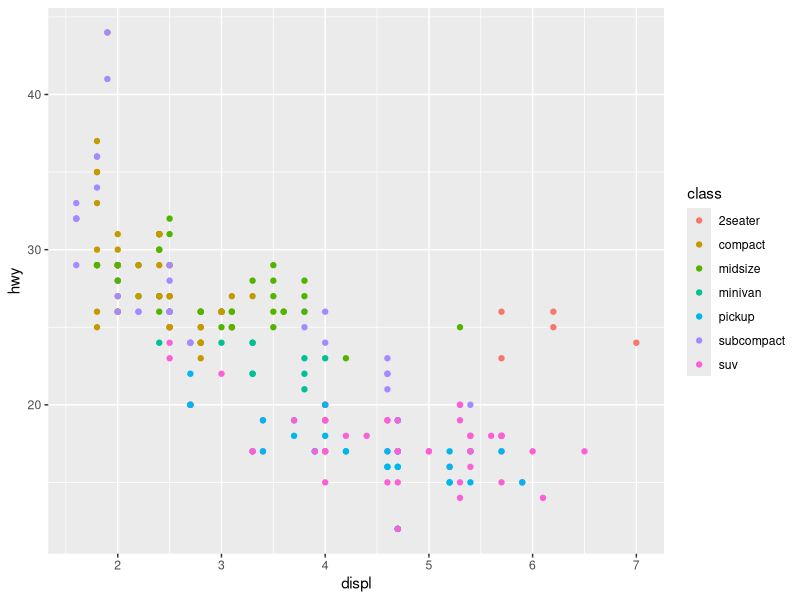
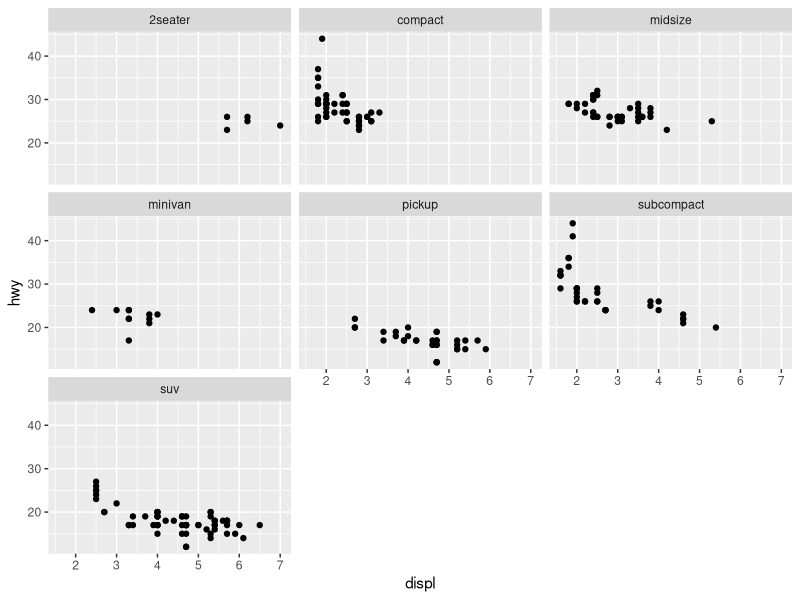
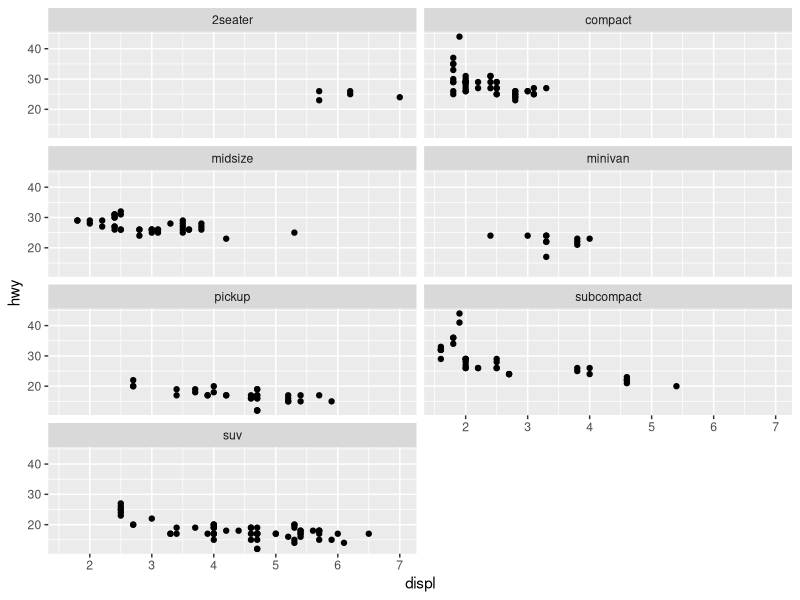
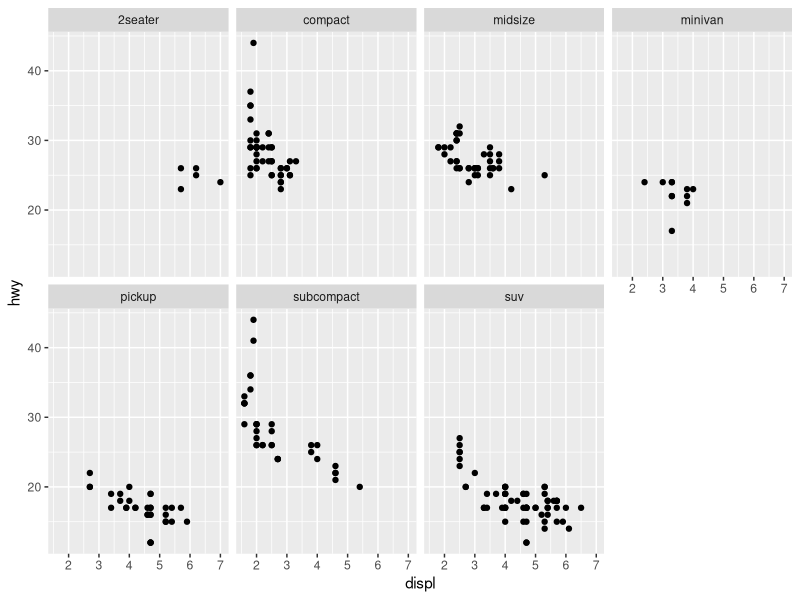
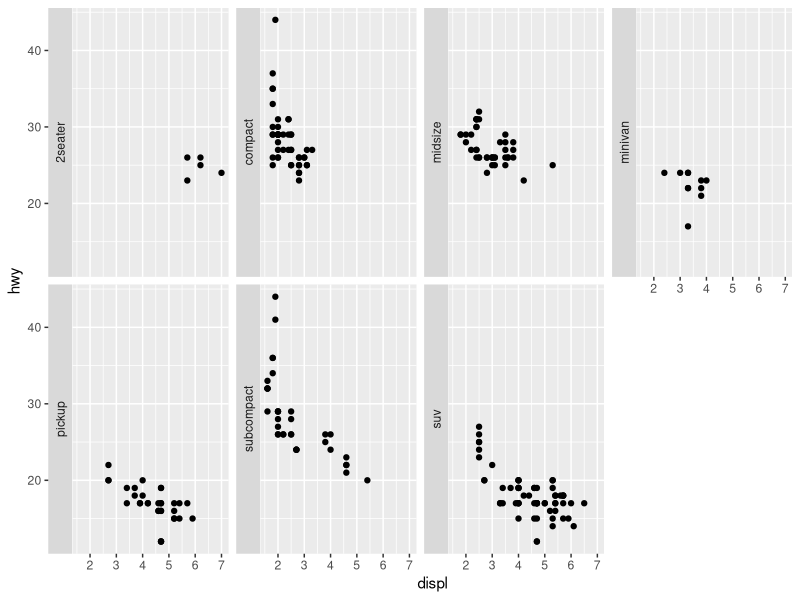
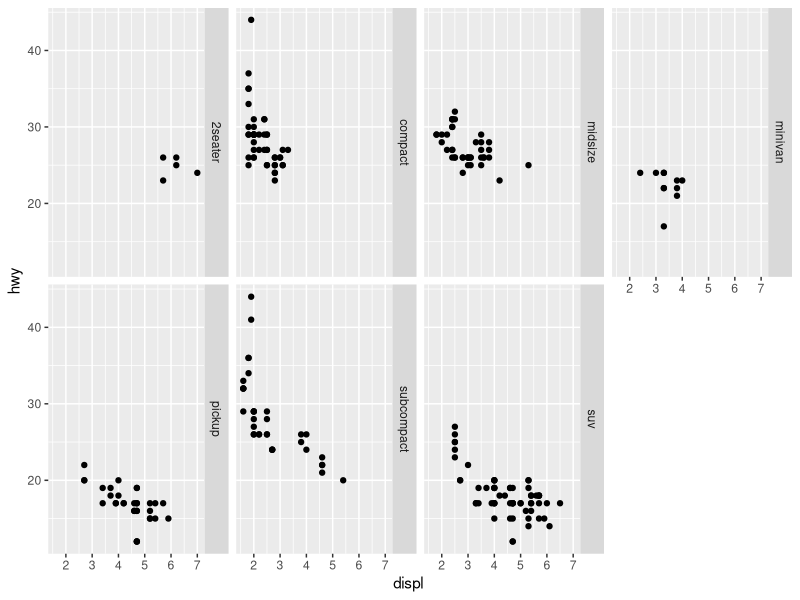
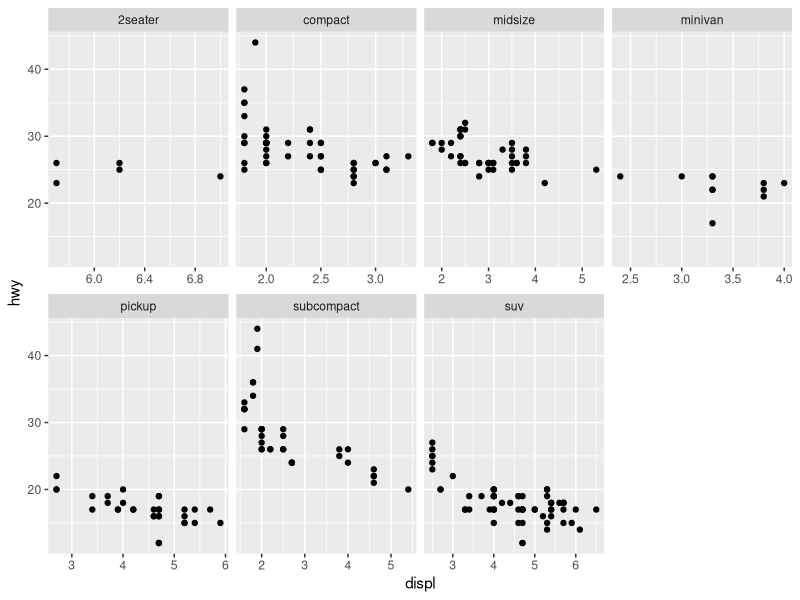
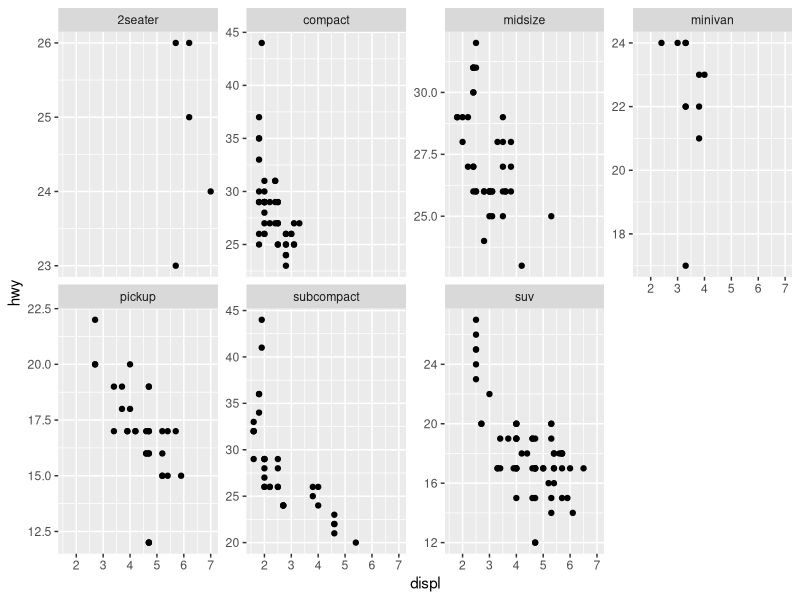

Here is the R script that generated these plots, in order:
rm(list=ls())

library(tidyverse)


# scatter plot
# 하나의 그래프에서 class(차종)별 배기량과 고속도로 연비
mpg %>%
  ggplot(aes(x = displ, y = hwy, color = class)) + 
  geom_point()


# facet_wrap 함수 이용 - plot 나누기
# class(차종)별로 각각 배기량과 고속도로 연비 산점도 생성
mpg %>%
  ggplot(aes(x = displ, y = hwy)) + 
  geom_point() +
  facet_wrap( ~ class)

# 행, 열 지정
mpg %>%
  ggplot(aes(x = displ, y = hwy)) + 
  geom_point() +
  facet_wrap( ~ class, ncol = 2)

mpg %>%
  ggplot(aes(x = displ, y = hwy)) + 
  geom_point() +
  facet_wrap( ~ class, nrow = 2)

 
# parameter 위치 변경
mpg %>%
  ggplot(aes(x = displ, y = hwy)) + 
  geom_point() +
  facet_wrap( ~ class, nrow = 2, strip.position = 'left')

mpg %>%
  ggplot(aes(x = displ, y = hwy)) + 
  geom_point() +
  facet_wrap( ~ class, nrow = 2, strip.position = 'right')


# 각 그래프마다 축 범위 다르게 보여주기
mpg %>%
  ggplot(aes(x = displ, y = hwy)) + 
  geom_point() +
  facet_wrap( ~ class, nrow = 2, scale = 'free_x')

mpg %>%
  ggplot(aes(x = displ, y = hwy)) + 
  geom_point() +
  facet_wrap( ~ class, nrow = 2, scale = 'free_y')

mpg %>%
  ggplot(aes(x = displ, y = hwy)) + 
  geom_point() +
  facet_wrap( ~ class, nrow = 2, scale = 'free')




# facet_grid()
# ~로 각각 변수를 x, y로 나누어줌
## x, y값 다 입력해줘야 함.
mpg %>%
  ggplot(aes(x = displ, y = hwy)) + 
  geom_point() +
  facet_grid(class ~ .)

mpg %>%
  ggplot(aes(x = displ, y = hwy)) + 
  geom_point() +
  facet_grid(. ~ class)


#drv(구동방식, 3종류), class(차종, 7종류)별로 각각 배기량과 고속도로 연비 산점도 생성
mpg %>%
  ggplot(aes(x = displ, y = hwy)) + 
  geom_point() +
  facet_grid(drv ~ class)


mpg %>%
  ggplot(aes(x = displ, y = hwy, color = drv)) + 
  geom_point() +
  facet_grid(. ~ class)


# facet_grid()에 하나의 변수만 적었을 경우 facet_wrap과 같음
mpg %>%
  ggplot(aes(x = displ, y = hwy)) + 
  geom_point() +
  facet_wrap( ~ class, nrow = 1)



## end of scripts ####